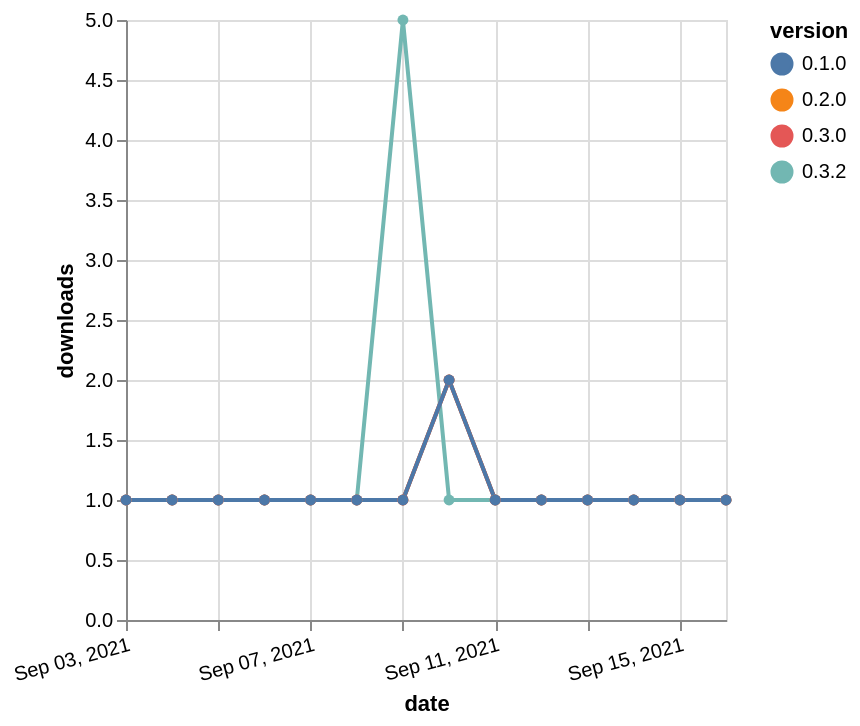

Write the Vega-Lite specification saved for this chart.
### Vega-Lite specification from a JSON file in a GitHub repository (floating-point values rounded to 4 significant figures)
{"$schema": "https://vega.github.io/schema/vega-lite/v5.json", "description": "A simple bar chart with embedded data.", "data": {"values": [{"date": "2021-09-03", "total": 154, "delta": 1, "version": "0.2.0"}, {"date": "2021-09-04", "total": 155, "delta": 1, "version": "0.2.0"}, {"date": "2021-09-05", "total": 156, "delta": 1, "version": "0.2.0"}, {"date": "2021-09-06", "total": 157, "delta": 1, "version": "0.2.0"}, {"date": "2021-09-07", "total": 158, "delta": 1, "version": "0.2.0"}, {"date": "2021-09-08", "total": 159, "delta": 1, "version": "0.2.0"}, {"date": "2021-09-09", "total": 160, "delta": 1, "version": "0.2.0"}, {"date": "2021-09-10", "total": 162, "delta": 2, "version": "0.2.0"}, {"date": "2021-09-11", "total": 163, "delta": 1, "version": "0.2.0"}, {"date": "2021-09-12", "total": 164, "delta": 1, "version": "0.2.0"}, {"date": "2021-09-13", "total": 165, "delta": 1, "version": "0.2.0"}, {"date": "2021-09-14", "total": 166, "delta": 1, "version": "0.2.0"}, {"date": "2021-09-15", "total": 167, "delta": 1, "version": "0.2.0"}, {"date": "2021-09-16", "total": 168, "delta": 1, "version": "0.2.0"}, {"date": "2021-09-03", "total": 128, "delta": 1, "version": "0.3.2"}, {"date": "2021-09-04", "total": 129, "delta": 1, "version": "0.3.2"}, {"date": "2021-09-05", "total": 130, "delta": 1, "version": "0.3.2"}, {"date": "2021-09-06", "total": 131, "delta": 1, "version": "0.3.2"}, {"date": "2021-09-07", "total": 132, "delta": 1, "version": "0.3.2"}, {"date": "2021-09-08", "total": 133, "delta": 1, "version": "0.3.2"}, {"date": "2021-09-09", "total": 138, "delta": 5, "version": "0.3.2"}, {"date": "2021-09-10", "total": 139, "delta": 1, "version": "0.3.2"}, {"date": "2021-09-11", "total": 140, "delta": 1, "version": "0.3.2"}, {"date": "2021-09-12", "total": 141, "delta": 1, "version": "0.3.2"}, {"date": "2021-09-13", "total": 142, "delta": 1, "version": "0.3.2"}, {"date": "2021-09-14", "total": 143, "delta": 1, "version": "0.3.2"}, {"date": "2021-09-15", "total": 144, "delta": 1, "version": "0.3.2"}, {"date": "2021-09-16", "total": 145, "delta": 1, "version": "0.3.2"}, {"date": "2021-09-03", "total": 146, "delta": 1, "version": "0.3.0"}, {"date": "2021-09-04", "total": 147, "delta": 1, "version": "0.3.0"}, {"date": "2021-09-05", "total": 148, "delta": 1, "version": "0.3.0"}, {"date": "2021-09-06", "total": 149, "delta": 1, "version": "0.3.0"}, {"date": "2021-09-07", "total": 150, "delta": 1, "version": "0.3.0"}, {"date": "2021-09-08", "total": 151, "delta": 1, "version": "0.3.0"}, {"date": "2021-09-09", "total": 152, "delta": 1, "version": "0.3.0"}, {"date": "2021-09-10", "total": 154, "delta": 2, "version": "0.3.0"}, {"date": "2021-09-11", "total": 155, "delta": 1, "version": "0.3.0"}, {"date": "2021-09-12", "total": 156, "delta": 1, "version": "0.3.0"}, {"date": "2021-09-13", "total": 157, "delta": 1, "version": "0.3.0"}, {"date": "2021-09-14", "total": 158, "delta": 1, "version": "0.3.0"}, {"date": "2021-09-15", "total": 159, "delta": 1, "version": "0.3.0"}, {"date": "2021-09-16", "total": 160, "delta": 1, "version": "0.3.0"}, {"date": "2021-09-03", "total": 154, "delta": 1, "version": "0.1.0"}, {"date": "2021-09-04", "total": 155, "delta": 1, "version": "0.1.0"}, {"date": "2021-09-05", "total": 156, "delta": 1, "version": "0.1.0"}, {"date": "2021-09-06", "total": 157, "delta": 1, "version": "0.1.0"}, {"date": "2021-09-07", "total": 158, "delta": 1, "version": "0.1.0"}, {"date": "2021-09-08", "total": 159, "delta": 1, "version": "0.1.0"}, {"date": "2021-09-09", "total": 160, "delta": 1, "version": "0.1.0"}, {"date": "2021-09-10", "total": 162, "delta": 2, "version": "0.1.0"}, {"date": "2021-09-11", "total": 163, "delta": 1, "version": "0.1.0"}, {"date": "2021-09-12", "total": 164, "delta": 1, "version": "0.1.0"}, {"date": "2021-09-13", "total": 165, "delta": 1, "version": "0.1.0"}, {"date": "2021-09-14", "total": 166, "delta": 1, "version": "0.1.0"}, {"date": "2021-09-15", "total": 167, "delta": 1, "version": "0.1.0"}, {"date": "2021-09-16", "total": 168, "delta": 1, "version": "0.1.0"}]}, "width": "container", "mark": {"type": "line", "point": {"filled": true}}, "encoding": {"x": {"field": "date", "type": "temporal", "timeUnit": "yearmonthdate", "title": "date", "axis": {"labelAngle": -15}}, "y": {"field": "delta", "type": "quantitative", "title": "downloads"}, "color": {"field": "version", "type": "nominal"}, "tooltip": {"field": "delta"}}}
